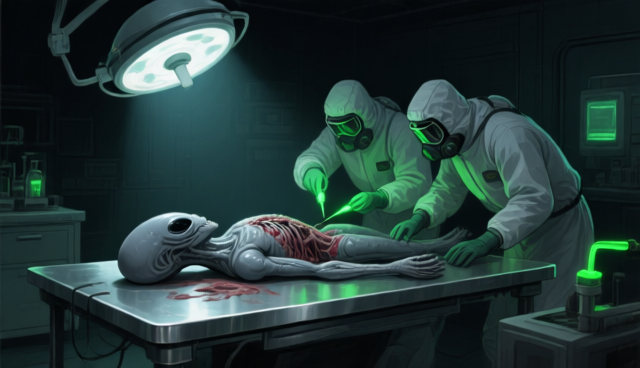
#> input picture intro/hires/psxforge_47383.png, 640 x 368 px, given in place of 320x200 (3).png, which was not available
$ python prep_retro_intro.py
#> lines starting #> are read from the running program, lines starting #| are printed output that depends on the picture; pictures that were not available may be replaced by others from this repository, and a replacement may not be noted
#!/usr/bin/env python3
"""Pair the "retro" loading pictures with ours and cut them to our frame.

A player sent 8-bit-looking redraws of the six loading backgrounds
(NEWGFX/, 2026-09-11). They come as 320x196 / 320x200 files plus the large
originals they were made from. Ours are 320x184: the band under the picture
holds the progress bars and the corner logo.

Pairing is by scene, and it is recorded in the file NAME: intro/retro/X.png
is the retro version of intro/X.png, so build/gen_splash.py emits both sets in
the same order and one random pick shows the same scene in either style.

Cutting: the pictures are downscales (their 320x196 matches a Lanczos 4x
reduction of the 1280x784 original, mean error 2.2 of 255), so they are cut,
not resized again - an even number of rows off the top and the bottom.

The war room had no small version. It is made the way the sender made the
others: the 1363x784 original cropped to 1280x784 around its centre, reduced
4x with Lanczos to 320x196, then cut like the rest.

  usage: prep_retro_intro.py [NEWGFX dir] [intro dir]
"""
import os
import sys

from PIL import Image

W, H = 320, 184

# ours (intro/)              <- theirs (NEWGFX/)
PAIRS = (
    ("amixcom_47383.png", "320x200/320x200 (3).png"),   # autopsy
    ("amixcom_47387.png", "320x200/320x200 (5).png"),   # psionic panic
    ("amixcom_47389.png", "320x200/320x200 (4).png"),   # squad in the hangar
    ("amixcom_47394.png", "320x200/320x200 (6).png"),   # cattle abduction
    ("amixcom_47398.png", "320x200/320x200 (1).png"),   # UFO in the sea
    ("amixcom_47400.png", "full-res (3).png"),          # war room: no small one sent
)


def small_from_large(im):
    """The sender's own method: centre-crop to 1280x784, Lanczos to 320x196."""
    cw = min(im.width, im.height * 1280 // 784)
    x0 = (im.width - cw) // 2
    return im.crop((x0, 0, x0 + cw, im.height)).resize((320, 196), Image.LANCZOS)


def cut(im):
    if im.width != W or im.height < H:
        sys.exit("unexpected size %s" % (im.size,))
    top = (im.height - H) // 2
    return im.crop((0, top, W, top + H))


def main():
    src = sys.argv[1] if len(sys.argv) > 1 else "NEWGFX"
    dst_root = sys.argv[2] if len(sys.argv) > 2 else "intro"
    dst = os.path.join(dst_root, "retro")
    os.makedirs(dst, exist_ok=True)
    for ours, theirs in PAIRS:
        if not os.path.isfile(os.path.join(dst_root, ours)):
            sys.exit("no %s in %s - the pairing is by name" % (ours, dst_root))
        im = Image.open(os.path.join(src, theirs)).convert("RGB")
#> im is the input picture: PIL image 640x368 RGB; mean R, G, B 35.6, 56.3, 54.8
        if im.width > 400:
            im = small_from_large(im)
#> in small_from_large, `return im.crop((x0, 0, x0 + cw, im.height)).resize((320, 196), Image.L..`:
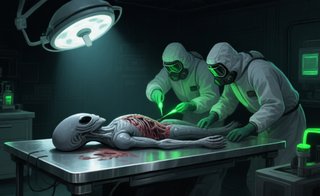
#> returned value: PIL image 320x196 RGB; mean R, G, B 36.9, 58.1, 56.5
        out = cut(im)
#> in cut, `return im.crop((0, top, W, top + H))`:
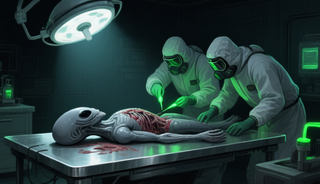
#> returned value: PIL image 320x184 RGB; mean R, G, B 38.4, 60.4, 58.6
        out.save(os.path.join(dst, ours))
        print("%-20s <- %-26s %s -> %dx%d" % (ours, theirs, im.size, W, H))
#| amixcom_47383.png    <- 320x200/320x200 (3).png    (320, 196) -> 320x184
#> pass 2 of the loop in main, `for ours, theirs in PAIRS:`:
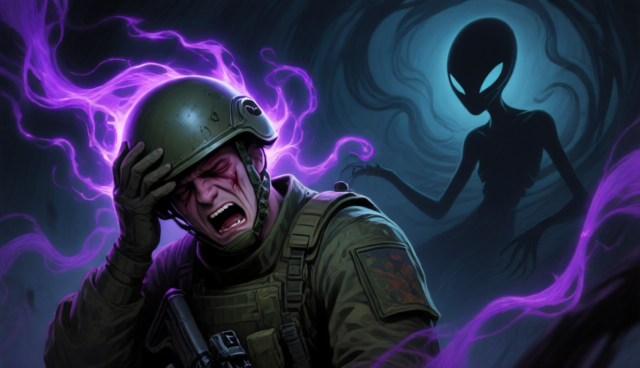
#> input picture intro/hires/psxforge_47387.png, 640 x 368 px, given in place of 320x200 (5).png, which was not available
#> in main, im is the input picture: PIL image 640x368 RGB; mean R, G, B 42.2, 43.5, 73.6
#> in small_from_large (call 2), `return im.crop((x0, 0, x0 + cw, im.height)).resize((320, 196), Image.L..`:
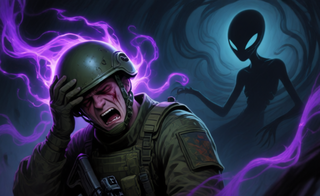
#> returned value: PIL image 320x196 RGB; mean R, G, B 42.9, 44.5, 74.6
#> in cut (call 2), `return im.crop((0, top, W, top + H))`:
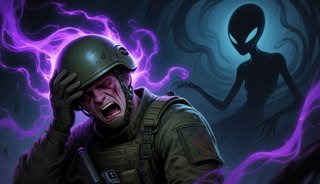
#> returned value: PIL image 320x184 RGB; mean R, G, B 44.2, 45.6, 76.6
#| amixcom_47387.png    <- 320x200/320x200 (5).png    (320, 196) -> 320x184
    return 0


if __name__ == "__main__":
#> (the run stopped early here; a loop or call above may not have finished)
